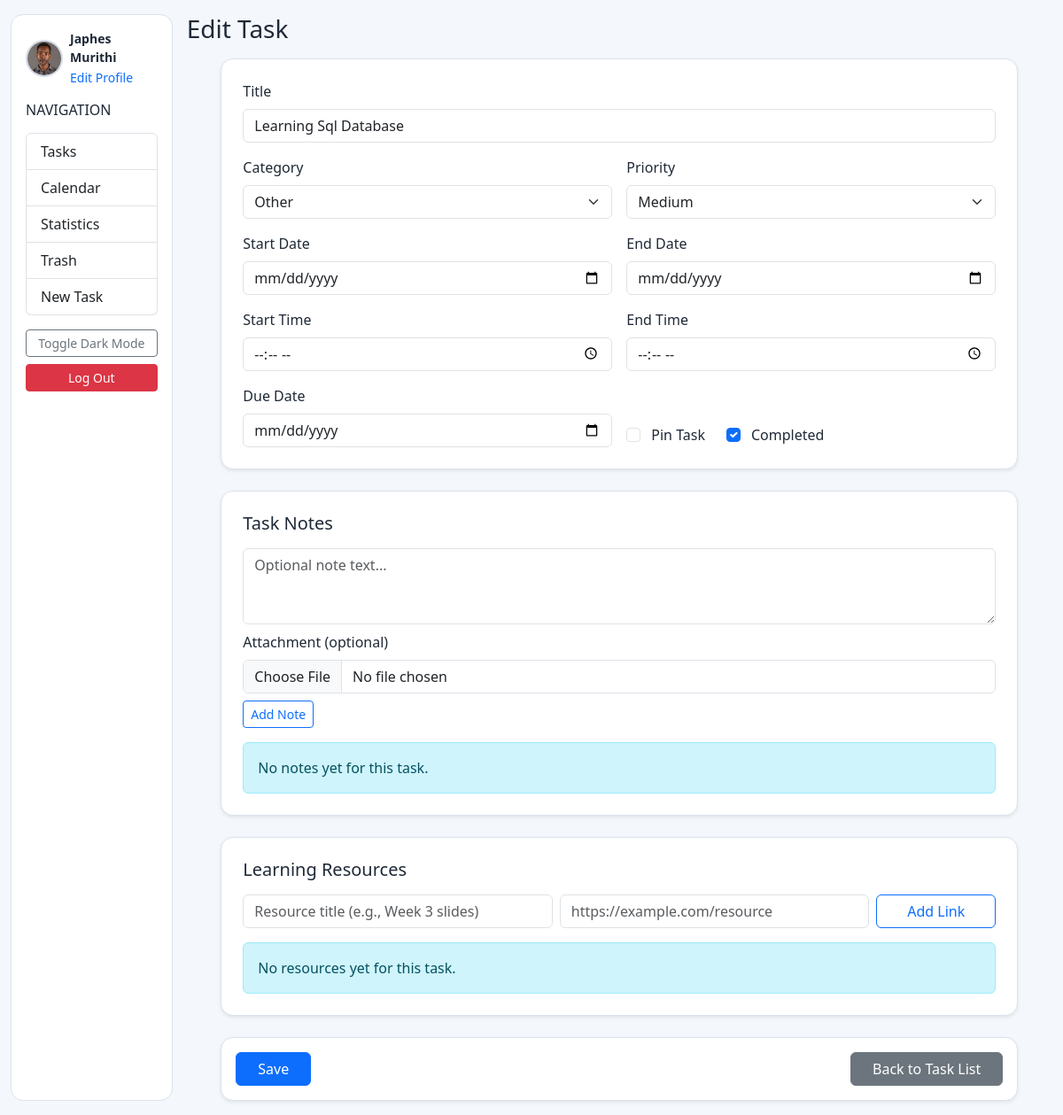
The app's page /todo/task/update/26/ (signed in), older data.
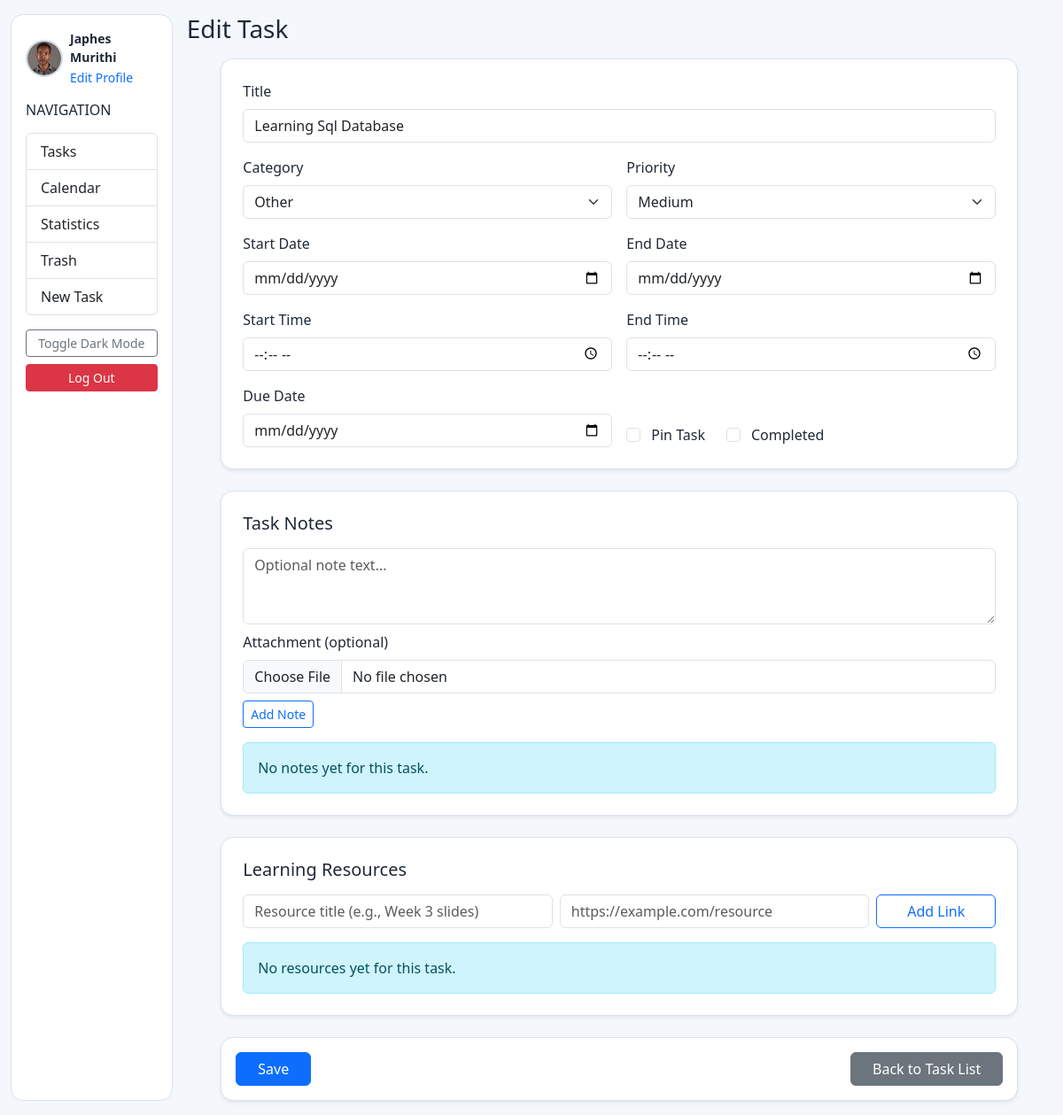
The same page, newer data.
### todo/models.py (models this page shows, shortened)
class Task(models.Model):
    CATEGORY_PERSONAL = 'personal'
    CATEGORY_WORK = 'work'
    CATEGORY_STUDY = 'study'
    CATEGORY_HEALTH = 'health'
    CATEGORY_OTHER = 'other'
    CATEGORY_CHOICES = [
        (CATEGORY_PERSONAL, 'Personal'),
        (CATEGORY_WORK, 'Work'),
        (CATEGORY_STUDY, 'Study'),
        (CATEGORY_HEALTH, 'Health'),
        (CATEGORY_OTHER, 'Other'),
    ]
    PRIORITY_LOW = 'low'
    PRIORITY_MEDIUM = 'medium'
    PRIORITY_HIGH = 'high'
    PRIORITY_CHOICES = [
        (PRIORITY_LOW, 'Low'),
        (PRIORITY_MEDIUM, 'Medium'),
        (PRIORITY_HIGH, 'High'),
    ]
    owner = models.ForeignKey(
        settings.AUTH_USER_MODEL,
        on_delete=models.CASCADE,
        related_name='tasks',
        null=True,
        blank=True
    )
    title = models.CharField(max_length=100)
    category = models.CharField(max_length=20, choices=CATEGORY_CHOICES, default=CATEGORY_OTHER)
    priority = models.CharField(max_length=20, choices=PRIORITY_CHOICES, default=PRIORITY_MEDIUM)
    start_date = models.DateField(null=True)
    end_date = models.DateField(null=True)
    start_time = models.TimeField(null=True, blank=True)
    end_time = models.TimeField(null=True, blank=True)
    due_date = models.DateField(null=True, blank=True)
    is_pinned = models.BooleanField(default=False)
    is_deleted = models.BooleanField(default=False)
    completed = models.BooleanField(default=False)
    completed_at = models.DateTimeField(null=True, blank=True)

### todo/views.py (the view)
# urls.py: path('task/update/<int:pk>/', views.task_update, name='task_update'),
@login_required
def task_update(request, pk):
    task = get_object_or_404(Task, pk=pk, owner=request.user, is_deleted=False)
    if request.method == "POST":
        form = TaskForm(request.POST, instance=task)
        if form.is_valid():
            form.save()
            return redirect('task_list')
    else:
            form = TaskForm(instance=task)
    note_form = TaskNoteForm()
    resource_form = TaskResourceForm()
    return render(request, 'todo/task_form.html', {
        'form': form,
        'task': task,
        'note_form': note_form,
        'resource_form': resource_form,
        'notes': task.notes.all(),
        'resources': task.resources.all(),
    })

### todo/forms.py (shortened to what this page needs)
class TaskNoteForm(forms.ModelForm):
    MAX_ATTACHMENT_SIZE = 10 * 1024 * 1024  # 10 MB
    ALLOWED_ATTACHMENT_EXTENSIONS = {
        '.pdf', '.doc', '.docx', '.txt', '.md',
        '.jpg', '.jpeg', '.png', '.gif', '.webp',
        '.ppt', '.pptx', '.xls', '.xlsx', '.csv'
    }
    class Meta:
        model = TaskNote
        fields = ['content', 'attachment']
        widgets = {
            'content': forms.Textarea(attrs={
                'class': 'form-control',
                'rows': 3,
                'placeholder': 'Optional note text...',
            }),
            'attachment': forms.ClearableFileInput(attrs={
                'class': 'form-control',
            }),
        }

### todo/templates/todo/task_form.html (shortened to what the changed rows need)
<!DOCTYPE html>
<html lang="en">
<head>
    <link href="https://cdn.jsdelivr.net/npm/bootstrap@5.3.3/dist/css/bootstrap.min.css" rel="stylesheet">
</head>
<body>
    <div class="container-fluid py-3">
        <div class="row g-3">
            <aside class="col-12 col-lg-3 col-xl-2">
                {% include 'todo/_sidebar.html' %}
            </aside>
            <main class="col-12 col-lg-9 col-xl-10">
        <div class="d-flex justify-content-between align-items-center mb-3">
            <h1 class="h3 mb-0">{% if form.instance.pk %}Edit Task{% else %}Add Task{% endif %}</h1>
        </div>
        <div class="panel shadow-sm mx-auto p-3 p-md-4" style="max-width: 900px;">
                <form id="task-main-form" method="post" class="row g-3">
                    <div class="col-12">
                        <label class="form-label">Title</label>
                        {{ form.title }}
                    </div>
                    <div class="col-12 col-md-6">
                        <label class="form-label">Category</label>
                        {{ form.category }}
                    </div>
                    <div class="col-12 col-md-6">
                        <label class="form-label">Priority</label>
                        {{ form.priority }}
                    </div>
                    <div class="col-12 col-md-6">
                        <label class="form-label">Start Date</label>
                        {{ form.start_date }}
                    </div>
                    <div class="col-12 col-md-6">
                        <label class="form-label">End Date</label>
                        {{ form.end_date }}
                    </div>
                    <div class="col-12 col-md-6">
                        <label class="form-label">Start Time</label>
                        {{ form.start_time }}
                    </div>
                    <div class="col-12 col-md-6">
                        <label class="form-label">End Time</label>
                        {{ form.end_time }}
                    </div>
                    <div class="col-12 col-md-6">
                        <label class="form-label">Due Date</label>
                        {{ form.due_date }}
                    </div>
                    <div class="col-12 col-md-6 d-flex align-items-end">
                        <div class="form-check me-4">
                            {{ form.is_pinned }}
                            <label class="form-check-label ms-1">Pin Task</label>
                        </div>
                        <div class="form-check">
                            {{ form.completed }}
                            <label class="form-check-label ms-1">Completed</label>
                        </div>
                    </div>
                </form>
        </div>
        <div class="panel shadow-sm mx-auto p-3 p-md-4 mt-4" style="max-width: 900px;">
            <h2 class="h5 mb-3">Task Notes</h2>
        </div>
        <div class="panel shadow-sm mx-auto p-3 p-md-4 mt-4" style="max-width: 900px;">
            <h2 class="h5 mb-3">Learning Resources</h2>
        </div>
            </main>
        </div>
    </div>
</body>
</html>

Row changes from the older to the newer data that the page shows:
changed Task "Learning Sql Database": completed "☑" → "☐"
